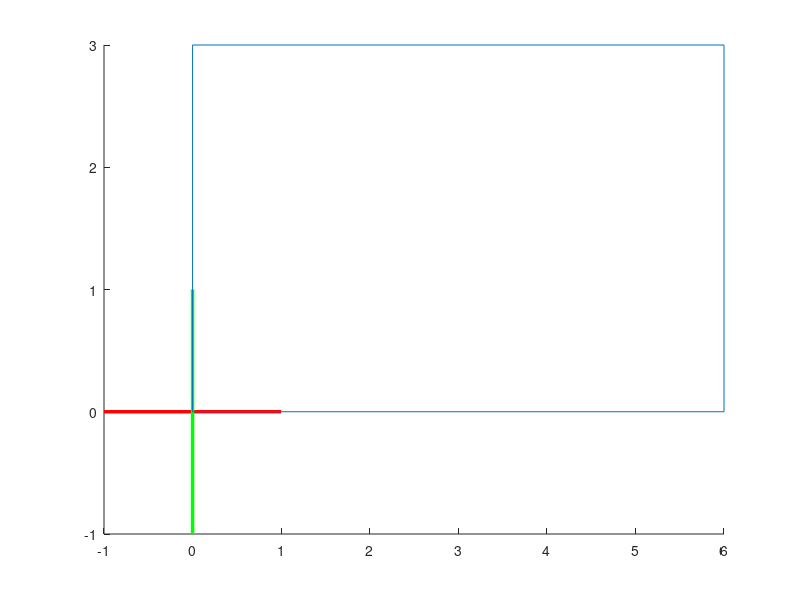

Here is the MATLAB script that generated this plot: (Note: this script raises an error after producing the figure.)
close all



line([-1 1],[0 0],[0 0], 'color',[1 0 0],'linewidth',2.5); %Estagble el eje x rojo
line([0 0],[-1 1],[0 0], 'color',[0 1 0],'linewidth',2.5); %Estagble el eje x verde
%line([0 0],[0 0],[-2 2], 'color',[0 0 1],'linewidth',2.5); %Estagble el eje x 
%line([0 0],[-2 2],[0 0], 'color',[0 1 0],'linewidth',2.5); %Estagble el eje x 


p1 = [0,0];
p2 = [6,0];
p3 = [6,3];
p4 = [0,3];

line([p1(1) p2(1)], [p1(2) p2(2)], [0 0]);
line([p2(1) p3(1)], [p2(2) p3(2)], [0 0]);
line([p3(1) p4(1)], [p3(2) p4(2)], [0 0]);
line([p4(1) p1(1)], [p4(2) p1(2)], [0 0]);

angle_rad = deg2rad(90);

Rz = [cos(angle_rad) -sin(angle_rad); sin(angle_rad) cos(angle_rad)];

p1r = Rz(90)*p1';
p2r = Rz(90)*p2';
p3r = Rz(90)*p3';
p4r = Rz(90)*p4';


line([p1r(1) p2r(1)], [p1r(2) p2r(2)], [0 0]);
line([p2r(1) p3r(1)], [p2r(2) p3r(2)], [0 0]);
line([p3r(1) p4r(1)], [p3r(2) p4r(2)], [0 0]);
line([p4r(1) p1r(1)], [p4r(2) p1r(2)], [0 0]);



